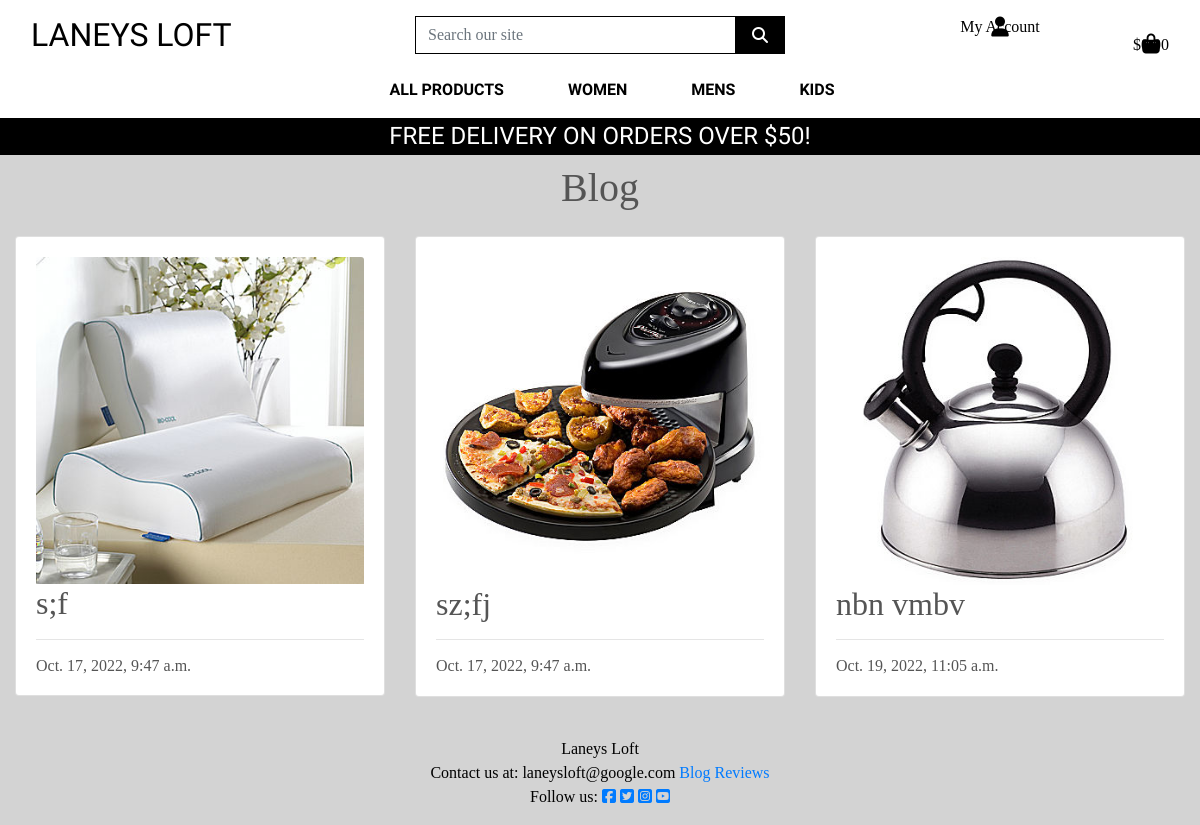
Page /blog_posts/blog_posts/ on the earlier database version.
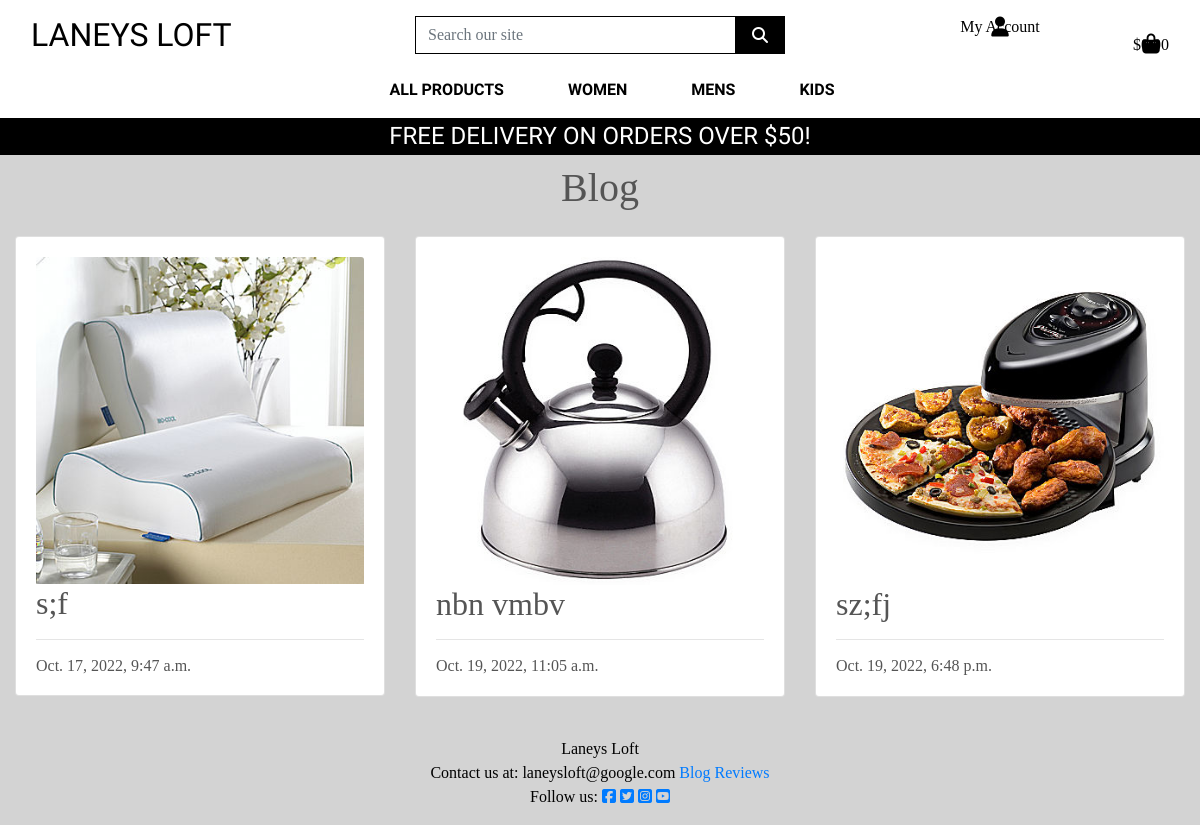
Same page on the later database version.
### blog_posts/models.py (models this page shows, shortened)
class BlogPost(models.Model):
    charity_name = models.CharField(max_length=200)
    event_name = models.CharField(max_length=200)
    donation_amount = models.DecimalField(max_digits=6, decimal_places=2)
    image = models.ImageField(null=True, blank=True)
    summary = models.TextField(blank=True)
    charity_location = models.CharField(max_length=200, unique=False)
    charity_website = models.URLField(
        max_length=200, blank=True)
    created_on = models.DateTimeField(auto_now=True)
    class Meta:
        ordering = ['created_on']

### blog_posts/views.py (the view)
# urls.py: path('blog_posts/', views.BlogPostList.as_view(), name='blog_posts'),
class BlogPostList(ListView):
    model = BlogPost
    queryset = BlogPost.objects.order_by('created_on')
    template_name = 'blog_posts/blog_posts.html'
    paginate_by = 6

### bag/contexts.py (called while the page is built, shortened)
def bag_contents(request):
    bag_items = []
    total = 0
    item_count = 0
    bag = request.session.get('bag', {})
    if total < settings.FREE_DELIVERY_THRESHOLD:
        delivery = total * Decimal(settings.STANDARD_DELIVERY_PERCENTAGE / 100)
        free_delivery_delta = settings.FREE_DELIVERY_THRESHOLD - total
    else:
        delivery = 0
        free_delivery_delta = 0
    grand_total = delivery + total
    context = {
        'bag_items': bag_items,
        'total': total,
        'item_count': item_count,
        'delivery': delivery,
        'free_delivery_delta': free_delivery_delta,
        'free_delivery_threshold': settings.FREE_DELIVERY_THRESHOLD,
        'grand_total': grand_total,
    }
    return context

### blog_posts/templates/blog_posts/blog_posts.html (shortened to what this page needs)
{% extends "base.html" %}
{% load static %}
{% block extra_css %}
    <link rel="stylesheet" href="{% static 'blog_posts/css/blog_posts.css' %}">
{% endblock %}
{% block page_header %}
    <div class="container header-container">
    </div>
{% endblock %}
{% block content %}
<div class="container-fluid">
    <div class="row">
        <div class="col">
            <span class="text-center">
                <h1>Blog</h1>
            </span>
        </div>
    </div>
    <div class="row">
        <div class="col-12 mt-3 left">
            <div class="row">
                {% for blogpost in blogpost_list %}
                    <div class="col-md-4">
                        <div class="card mb-4">
                            <div class="card-body">
                                {% if "placeholder" in blogpost.image.url %}
                                <img class="card-img-top blog-page-pic"
                                src=""
                                alt="">
                                {% else %}
                                <img class="card-img-top blog-post-page-pic" src="{{ blogpost.image.url }}" alt="">
                                {% endif %}
                                <a href="{% url 'blog_post_detail' blogpost.id %}" class="blog-link">
                                <h2 class="card-title blog-name-link">{{ blogpost.event_name }}</h2>
                            </a>
                            <hr>
                            <p class="card-text h6">{{ blogpost.created_on}}</p>
                            </div>
                        </div>
                    </div>
                {% if forloop.counter|divisibleby:3 %}
            </div>
                {% endif %}
                {% endfor %}
        </div>
    </div>
</div>
{% endblock %}

Differences in the rows shown:
shown differently, row unchanged: BlogPost "nbn vmbv": moves up the list
changed BlogPost "sz;fj": created_on "Oct. 17, 2022, 9:47 a.m." → "Oct. 19, 2022, 6:48 p.m."
